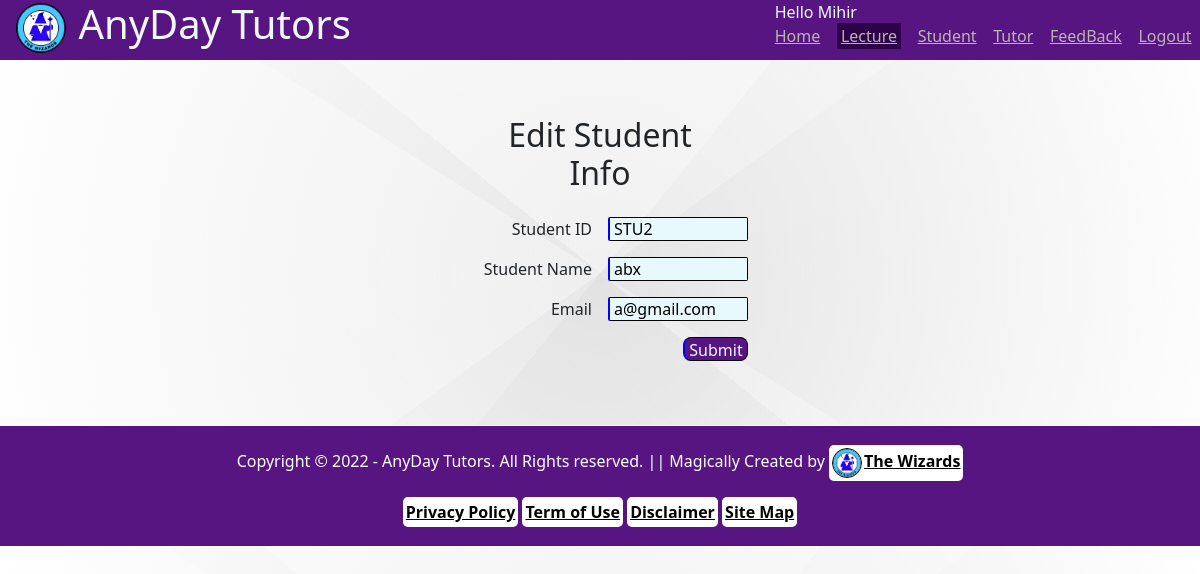
Page /admin/editStudent.php?id=STU2 (signed in) on the committed database.
### tables this page shows
CREATE TABLE `student` (
  `stu_id` int(11) NOT NULL,
  `stu_name` varchar(50) NOT NULL,
  `stu_email` varchar(50) NOT NULL
);

### admin/editStudent.php (the view, shortened to what this page needs)
<?php
    include 'header.php';
    $temp = $_GET['id'];
    $len = strlen($temp);
    $temp = substr($temp, 3, $len - 3);
    $stu_id = intval($temp);
    $sqlS = $conn -> prepare("SELECT * FROM student WHERE stu_id = ?");
    $sqlS -> bind_param('s', $stu_id);
    $sqlS -> execute();
    $result = $sqlS -> get_result() -> fetch_all(MYSQLI_ASSOC);
    if(count($result) > 0){
?>
<div class="form">
    <h2>Edit Student Info</h2>
    <form action="<?php $_SERVER['PHP_SELF']?>" class="a_form" method="post">
        <label for="Std_id">Student ID</label>
        <input type="text" name="stuID" id="stuID" value="<?php echo "STU" . $result[0]['stu_id'] ?>" readonly>
        <label for="Std_Name">Student Name</label>
        <input type="text" name="stuName" id="stuName" value="<?php echo $result[0]['stu_name'] ?>">
        <label for="Std_Email">Email</label>
        <input type="email" name="stuEmail" id="stuEmail" value="<?php echo $result[0]['stu_email'] ?>">
        <br>
        <input type="submit" class="button" name="submit">
    </form>
</div>
<?php
    }
    include '../footer.php';
?>

### admin/header.php (shortened to what this page needs)
<?php
    include '../company.php';
    include '../config.php';
    $id = $_SESSION['id'];
?>
<!DOCTYPE html>
<html lang="en">
<head>
    <link href="https://cdn.jsdelivr.net/npm/bootstrap@5.2.0-beta1/dist/css/bootstrap.min.css" rel="stylesheet">
    <link rel="stylesheet" href="../css/styles.css">
</head>
<body>
    <header>
        <div class="head_admin">
            <div class="company">
                <h1><?php echo $company_logo?>
                <?php echo $company_name?></h1>
            </div>
            <div class="navigation">
                <?php
                $sqlA = $conn -> prepare("SELECT admin_name FROM admin WHERE admin_id = ?");
                $sqlA -> bind_param('s', $id);
                $sqlA -> execute();
                $result = $sqlA -> get_result() -> fetch_all(MYSQLI_ASSOC);
                if(count($result) > 0){
                echo "Hello " . $result[0]['admin_name'] . "<br>";
                }
                ?>
                <a href="admin.php?id=<?php echo $id?>">Home</a>&nbsp;&nbsp;&nbsp;
                <div class="dropdown">
                    <a class="dropbtn" href="" onclick="return false">Lecture</a>&nbsp;&nbsp;&nbsp;
                </div>
                <a href="displayStudent.php?id=<?php echo $id?>">Student</a>&nbsp;&nbsp;&nbsp;
                <a href="displayTutor.php?id=<?php echo $id?>">Tutor</a>&nbsp;&nbsp;&nbsp;
                <a href="displayFeedback.php?id=<?php echo $id?>">FeedBack</a>&nbsp;&nbsp;&nbsp;
                <a href="../logout.php">Logout</a>&nbsp;&nbsp;
            </div>
        </div>
    </header>
</body>

### css/styles.css (style rules this page uses)
* { margin: 0; padding: 0; }
body { margin: auto; background-image: radial-gradient(circle at center center, transparent, rgb(255, 255, 255)), linear-gradient(309deg, rgba(90, 90, 90, 0.05) 0%, rgba(90, 90, 90, 0.05) 50%, rgba(206, 206, 206, 0.05) 50%, rgba(206, 206, 206, 0.05) 100%), linear-gradient(39deg, rgba(13, 13, 13, 0.05) 0%, rgba(13, 13, 13, 0.05) 50%, rgba(189, 189, 189, 0.05) 50%, rgba(189, 189, 189, 0.05) 100%), linear-gradient(144deg, rgba(249, 249, 249, 0.05) 0%, rgba(249, 249, 249, 0.05) 50%, rgba(111, 111, 111, 0.05) 50%, rgba(111, 111, 111, 0.05) 100%), linear-gradient(166deg, rgba(231, 231, 231, 0.05) 0%, rgba(231, 231, 231, 0.05) 50%, rgba(220, 220, 220, 0.05) 50%, rgba(220, 220, 220, 0.05) 100%), linear-gradient(212deg, rgba(80, 80, 80, 0.05) 0%, rgba(80, 80, 80, 0.05) 50%, rgba(243, 243, 243, 0.05) 50%, rgba(243, 243, 243, 0.05) 100%), radial-gradient(circle at center center, hsl(107, 19%, 100%), hsl(107, 19%, 100%)); }
div.form { width: 30%; padding: 2rem; margin: auto; text-align: center; }
div form { display: grid; grid-template-columns: 1fr 1fr; justify-items: end; grid-gap: 1rem; }
input { width: 100%; border: none; background-color: #E8F9FD; border: 1px solid black; border-left: 2px solid blue; border-radius: 2px; height: 24px; padding: 2px 4px; }
input.button { width: 65px; background-color: #571581; color: aliceblue; border-radius: 8px; padding: 0 2px; }
div.head_admin { display: flex; justify-content: space-between; width: 100%; height: 60px; background-color: #571581; color: aliceblue; padding: 0 0.002rem; }
div.navigation { color: aliceblue; right: 20px; }
div.navigation a { color: rgb(189, 178, 178); }
h1 { margin: 0 1rem; }
h2 { text-align: center; margin: 1.5rem; }
.dropbtn { background-color: #2E0249; color: aliceblue; padding: 2px 4px; font-size: 16px; border: none; cursor: pointer; }
.dropdown { position: relative; display: inline-block; }

### rows in the picture
student: stuID "STU2", stuName "abx", stuEmail "a@gmail.com"

### other values in the picture
$result[0]['admin_name'] "Mihir"
